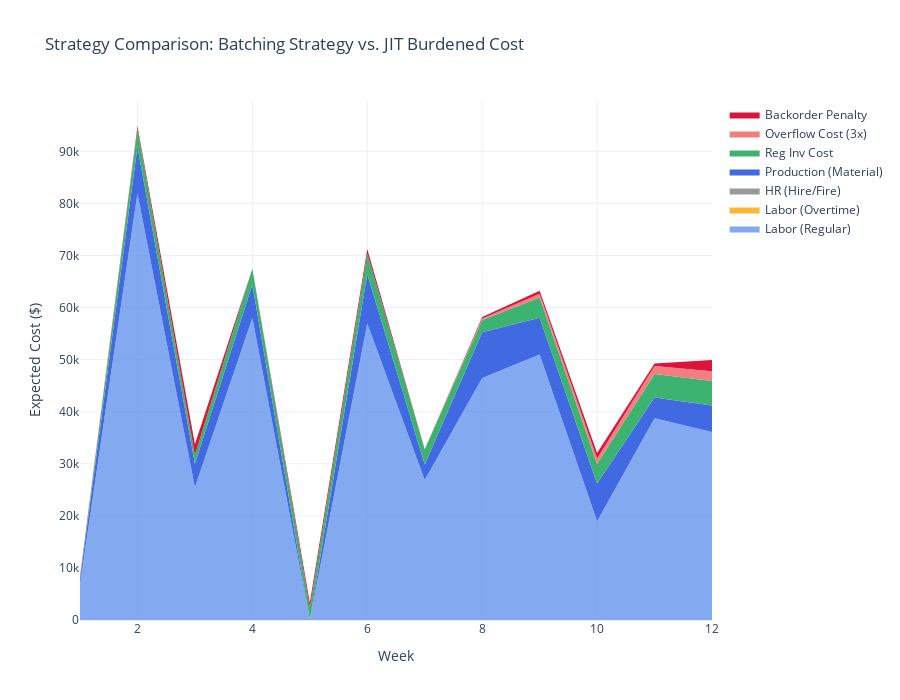

The code cell stored with this chart in its notebook:
### Markdown cell above
## 4.4 Two-stage Stochastic Optimization vs JIT Production Planning

### Code cell
batch_labor_reg = [sum(value(model.unit_reg_labor_cost[f'{p}_{t}'] * model.R[p, t]) for p in products_list) for t in model.T]
batch_labor_ot = [sum(value(model.unit_ot_labor_cost[f'{p}_{t}'] * model.O[p, t]) for p in products_list) for t in model.T]
batch_hr_costs = [sum(value(model.hiring_cost[f'{p}_{t}'] * model.H[p, t] + model.firing_cost[f'{p}_{t}'] * model.F[p, t]) for p in products_list) for t in model.T]


batch_prod_costs = [sum(value(model.unit_production_cost[f'{p}_{t}'] * model.X[p, t]) for p in products_list) for t in model.T]
batch_inv_reg = [sum(model.probs[s] * value(model.unit_holding_cost[f'{p}_{t}'] * model.I_regular[p, t, s]) for p in products_list for s in model.S) for t in model.T]
batch_inv_ovr = [sum(model.probs[s] * 3 * value(model.unit_holding_cost[f'{p}_{t}'] * model.I_overflow[p, t, s]) for p in products_list for s in model.S) for t in model.T]
batch_backorder = [sum(model.probs[s] * value(model.unit_backorder_cost[f'{p}_{t}'] * model.B[p, t, s]) for p in products_list for s in model.S) for t in model.T]


fig2 = go.Figure()

# --- Stacked Area: The Optimized Strategy (What you are actually doing) ---
fig2.add_trace(go.Scatter(x=time_periods, y=batch_labor_reg, name="Labor (Regular)", stackgroup='batch', fillcolor='rgba(100, 149, 237, 0.8)', line=dict(width=0)))
fig2.add_trace(go.Scatter(x=time_periods, y=batch_labor_ot, name="Labor (Overtime)", stackgroup='batch', fillcolor='rgba(255, 165, 0, 0.8)', line=dict(width=0)))
fig2.add_trace(go.Scatter(x=time_periods, y=batch_hr_costs, name="HR (Hire/Fire)", stackgroup='batch', fillcolor='rgba(128, 128, 128, 0.8)', line=dict(width=0)))
fig2.add_trace(go.Scatter(x=time_periods, y=batch_prod_costs, name="Production (Material)", stackgroup='batch', fillcolor='royalblue', line=dict(width=0)))
fig2.add_trace(go.Scatter(x=time_periods, y=batch_inv_reg, name="Reg Inv Cost", stackgroup='batch', fillcolor='mediumseagreen', line=dict(width=0)))
fig2.add_trace(go.Scatter(x=time_periods, y=batch_inv_ovr, name="Overflow Cost (3x)", stackgroup='batch', fillcolor='lightcoral', line=dict(width=0)))
fig2.add_trace(go.Scatter(x=time_periods, y=batch_backorder, name="Backorder Penalty", stackgroup='batch', fillcolor='crimson', line=dict(width=0)))


fig2.update_layout(
    title="Strategy Comparison: Batching Strategy vs. JIT Burdened Cost",
    xaxis_title="Week",
    yaxis_title="Expected Cost ($)",
    template='plotly_white',
    height=700,
    hovermode='x unified'
)
fig2.show()

### Figure 1 — Plotly figure (JSON) as saved in the notebook; plotly's stock layout.template omitted (floating-point values rounded to 4 significant figures)
{"data": [{"fillcolor": "rgba(100, 149, 237, 0.8)", "line": {"width": 0}, "name": "Labor (Regular)", "stackgroup": "batch", "type": "scatter", "x": [1, 2, 3, 4, 5, 6, 7, 8, 9, 10, 11, 12], "y": [6804, 81918, 25500, 58002, 0, 56947, 26865, 46480, 51000, 18969, 38764, 36104]}, {"fillcolor": "rgba(255, 165, 0, 0.8)", "line": {"width": 0}, "name": "Labor (Overtime)", "stackgroup": "batch", "type": "scatter", "x": [1, 2, 3, 4, 5, 6, 7, 8, 9, 10, 11, 12], "y": [0, 0, 0, 0, 0, 0, 0, 0, 0, 0, 0, 0]}, {"fillcolor": "rgba(128, 128, 128, 0.8)", "line": {"width": 0}, "name": "HR (Hire/Fire)", "stackgroup": "batch", "type": "scatter", "x": [1, 2, 3, 4, 5, 6, 7, 8, 9, 10, 11, 12], "y": [0, 0, 0, 0, 0, 0, 0, 0, 0, 0, 0, 0]}, {"fillcolor": "royalblue", "line": {"width": 0}, "name": "Production (Material)", "stackgroup": "batch", "type": "scatter", "x": [1, 2, 3, 4, 5, 6, 7, 8, 9, 10, 11, 12], "y": [924, 9000, 4500, 6409, 0, 9471, 2985, 8771, 7039, 7224, 3958, 5067]}, {"fillcolor": "mediumseagreen", "line": {"width": 0}, "name": "Reg Inv Cost", "stackgroup": "batch", "type": "scatter", "x": [1, 2, 3, 4, 5, 6, 7, 8, 9, 10, 11, 12], "y": [381.5, 3470.0, 1692.0, 3030.0, 2356.0, 3980.0, 2952.0, 2375.0, 3873.0, 3758.0, 4536.0, 4727.0]}, {"fillcolor": "lightcoral", "line": {"width": 0}, "name": "Overflow Cost (3x)", "stackgroup": "batch", "type": "scatter", "x": [1, 2, 3, 4, 5, 6, 7, 8, 9, 10, 11, 12], "y": [0, 0, 0, 0, 0, 0, 0, 249.8, 750, 1083, 1500, 1868.0]}, {"fillcolor": "crimson", "line": {"width": 0}, "name": "Backorder Penalty", "stackgroup": "batch", "type": "scatter", "x": [1, 2, 3, 4, 5, 6, 7, 8, 9, 10, 11, 12], "y": [262.5, 472, 2046, 0, 961, 839.5, 0, 324, 585, 1022.0, 506.2, 2170.0]}], "layout": {"height": 700, "hovermode": "x unified", "title": {"text": "Strategy Comparison: Batching Strategy vs. JIT Burdened Cost"}, "xaxis": {"title": {"text": "Week"}}, "yaxis": {"title": {"text": "Expected Cost ($)"}}}}
